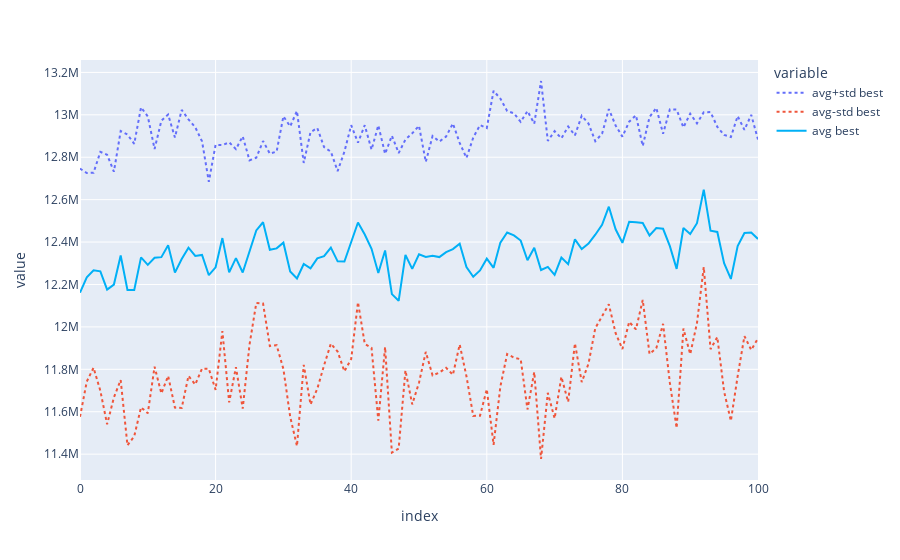

The notebook cell this image was saved under:
### Code cell
def plot_bests(logs):
  summary = get_summary(logs)
  fig = px.line(summary, y=['avg+std best', 'avg-std best'],line_dash_sequence=['dot'])
  fig.add_trace(
    go.Scatter(
      x=summary.index, y=summary['avg best'],
      line_color='rgb(0,176,246)',
      name='avg best'))
  fig.show()
plot_bests(logs1)
